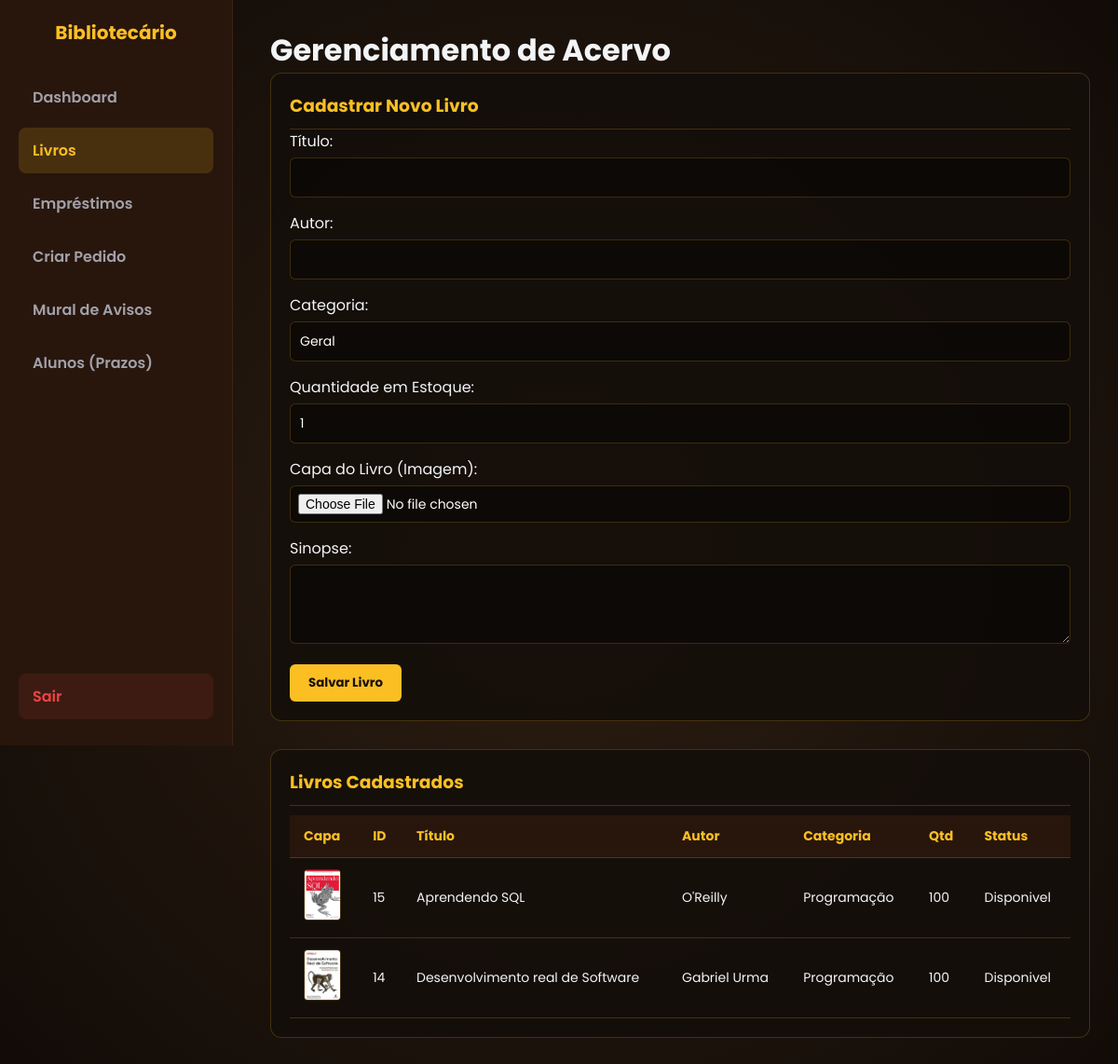
Before: /bibliotecario/livros.php (signed in) with the older database file.
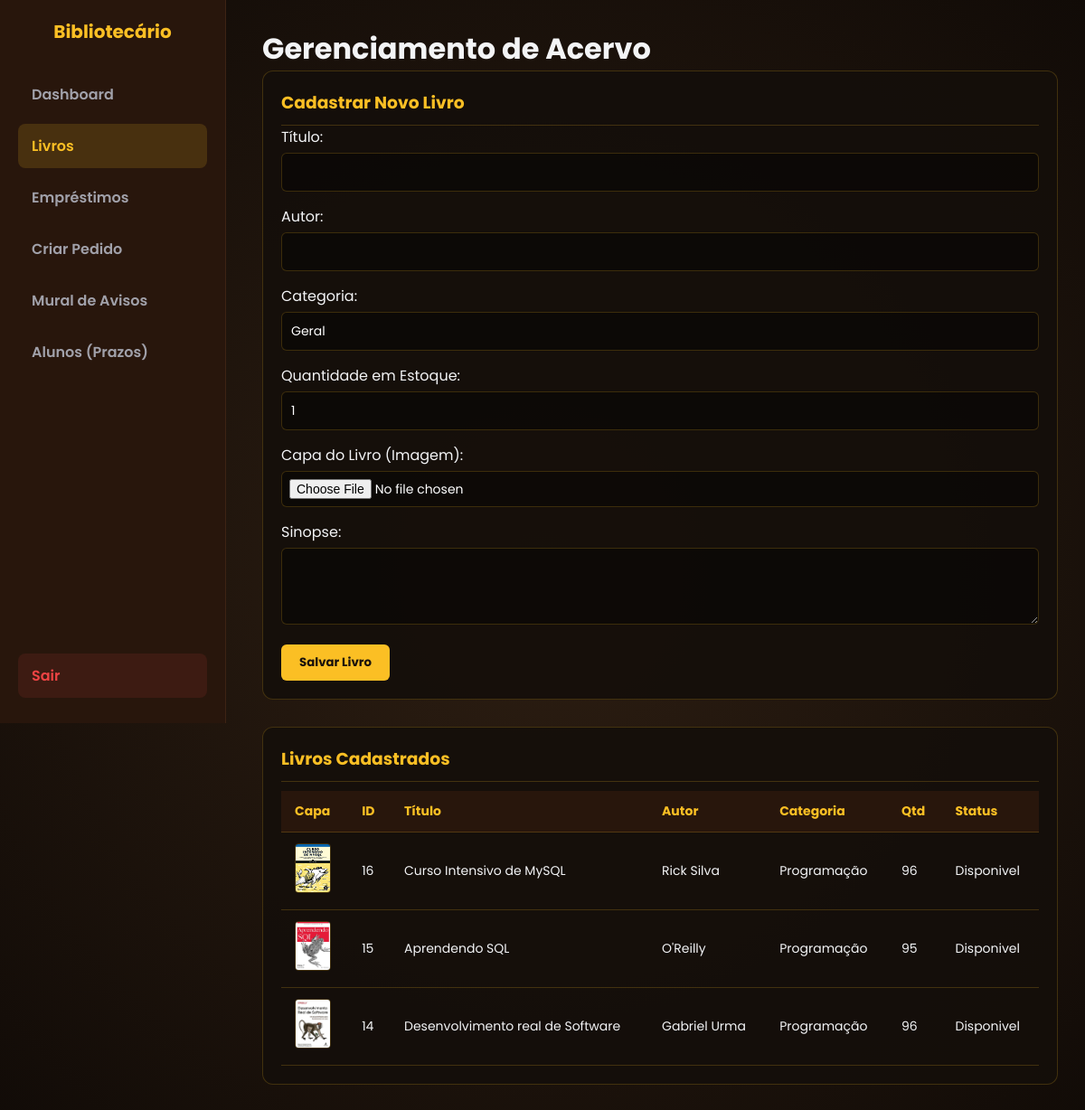
After: the same page with the newer database file.
### tables this page shows
CREATE TABLE `livros` (
  `id` int(11) NOT NULL,
  `titulo` varchar(255) NOT NULL,
  `autor` varchar(255) NOT NULL,
  `sinopse` text DEFAULT NULL,
  `categoria` varchar(100) DEFAULT 'Geral',
  `status` varchar(50) DEFAULT 'Disponivel',
  `imagem` varchar(255) DEFAULT NULL,
  `quantidade` int(11) DEFAULT 1
);

### bibliotecario/livros.php (the view, shortened to what this page needs)
<?php
$sql = "SELECT * FROM livros ORDER BY id DESC";
$resultado = $conn->query($sql);
?>
<!DOCTYPE html>
<html lang="pt-br">
<head>
</head>
<body class="theme-estante">
    <div class="sidebar" id="sidebar">
        <div>
            <h2>Bibliotecário</h2>
            <a href="dashboard.php">Dashboard</a>
            <a href="livros.php" class="active">Livros</a>
            <a href="emprestimos.php">Empréstimos</a>
            <a href="registrar_pedido.php">Criar Pedido</a>
            <a href="avisos.php">Mural de Avisos</a>
            <a href="prazos.php">Alunos (Prazos)</a>
        </div>
        <div class="logout">
    <a href="logout.php" style="color: #ef4444; background: rgba(239, 68, 68, 0.1); border-radius: 8px; padding: 12px 15px; display: block; text-decoration: none; font-weight: 600;">Sair</a>
</div>
    </div>
    <div class="main">
        <h1>Gerenciamento de Acervo</h1>
        <div class="panel-box">
            <h3>Cadastrar Novo Livro</h3>
            <form method="POST" enctype="multipart/form-data">
                <label>Título:</label>
                <input type="text" name="titulo" required>
                <label>Autor:</label>
                <input type="text" name="autor" required>
                <label>Categoria:</label>
                <input type="text" name="categoria" value="Geral">
                <label>Quantidade em Estoque:</label>
                <input type="number" name="quantidade" value="1" min="0" required>
                <label>Capa do Livro (Imagem):</label>
                <input type="file" name="imagem" accept="image/*">
                <label>Sinopse:</label>
                <textarea name="sinopse" rows="3"></textarea>
                <button type="submit" name="cadastrar_livro">Salvar Livro</button>
            </form>
        </div>
        <div class="panel-box">
            <h3>Livros Cadastrados</h3>
            <div class="table-responsive">
                <table>
                    <thead>
                        <tr>
                            <th>Capa</th>
                            <th>ID</th>
                            <th>Título</th>
                            <th>Autor</th>
                            <th>Categoria</th>
                            <th>Qtd</th>
                            <th>Status</th>
                        </tr>
                    </thead>
                    <tbody>
                        <?php if ($resultado && $resultado->num_rows > 0): ?>
                            <?php while($row = $resultado->fetch_assoc()): ?>
                                <tr>
                                    <td>
                                        <?php if (!empty($row['imagem'])): ?>
                                            <img src="../alunos/sources/<?php echo htmlspecialchars($row['imagem']); ?>" alt="Capa" class="img-capa">
                                        <?php else: ?>
                                            <div style="width: 40px; height: 55px; background: rgba(255,255,255,0.05); border-radius: 4px; display: flex; align-items: center; justify-content: center; font-size: 10px; color: #71717a;">Sem foto</div>
                                        <?php endif; ?>
                                    </td>
                                    <td><?php echo $row['id']; ?></td>
                                    <td><?php echo htmlspecialchars($row['titulo']); ?></td>
                                    <td><?php echo htmlspecialchars($row['autor']); ?></td>
                                    <td><?php echo htmlspecialchars($row['categoria']); ?></td>
                                    <td><?php echo $row['quantidade']; ?></td>
                                    <td><?php echo htmlspecialchars($row['status']); ?></td>
                                </tr>
                            <?php endwhile; ?>
                        <?php else: ?>
                            <tr><td colspan="7">Nenhum livro cadastrado.</td></tr>
                        <?php endif; ?>
                    </tbody>
                </table>
            </div>
        </div>
    </div>
</body>
</html>

Changed rows visible on the page:
added livros: imagem (picture), id "16", titulo "Curso Intensivo de MySQL", autor "Rick Silva", categoria "Programação", quantidade "96", status "Disponivel"
changed livros "Aprendendo SQL": quantidade "100" → "95"
changed livros "Desenvolvimento real de Software": quantidade "100" → "96"
